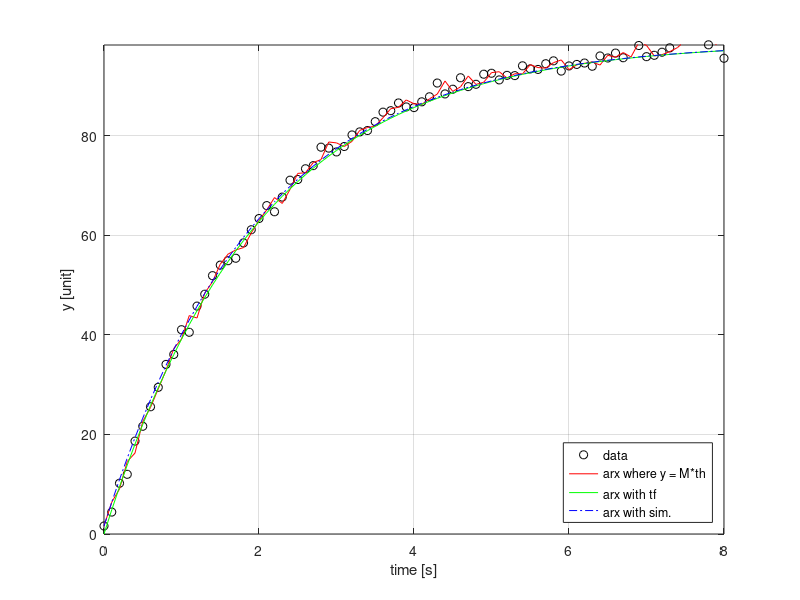

This chart was generated by the following MATLAB code:
%% info
% this is parameter estimation of a TF in the laplace domain
% method: Auto-Regressive model with eXogenous input (ARX)
% A(z) = 1 + a_1*z^(-1) + ... + a_na*z^(-na)        -> eq(1)
% B(z) = 0 + b_1*z^(-nk) + ... + b_nb*z^(-nb-nk+1)  -> eq(2) (nk = input lag)
% y(k) = 1/A(z) * ( B(z)*u(k) + e(k))               -> eq(3)
% theta = [a_1 ... a_na b_1 ... b_nb]'              -> eq(4)
% rewrite eq(3) as: A*y(k) = B(z)*u(k)) + e(k)      -> eq(5)
% now insert eq(1) and eq(2) in eq(5)
%   [1 + a_1*z^(-1) + ... + a_na*z^(-na)] * y(k) = [b_1*z^(-nk) + ... + b_nb*z^(-nb-nk+1)]*u(k)) + e(k)
% y(k) + a_1*y(k-1) + ... + a_na*y(k-na)         = [b_1*u(k-nk) + ... + b_nb*u(k-nb-nk+1)] + e(k)
% y(k) = -a_1*y(k-1) - ... - a_na*y(k-na) + b_1*u(k-nk) + ... + b_nb*u(k-nb-nk+1) + e(k)
% y_hat(k) = -a_1_hat*y(k-1) - ... - a_na_hat*y(k-na) + b_1_hat*u(k-1) + ... + b_nb_hat*u(k-nb)
% [y(N-1)] = [-y(N-2) ... -y(N-na-1) u(N-1)  ... u(N-nb - 1) ]*[a_1 ... a_na b_1 ... b_nb]'
% [y(N)]   = [-y(N-1) ... -y(N-na)   u(N-nk) ... u(N-nb-nk+1)]*[a_1 ... a_na b_1 ... b_nb]'
% Gp_d_arx(z) = tf([b_1 ... b_nb],[1 a_1 ... a_na],Ts);
% note: G(Z) = GN(z)/GD(z) = (z^(-p)*GN(z))/(z^(-p)*GD(z)) = G(z^-1)
% https://www.ni.com/nl-nl/support/documentation/supplemental/06/selecting-a-model-structure-in-the-system-identification-process.html
% https://www.youtube.com/watch?v=JRWjO2oiy3Y

%% clear
clc; clear;

%% create actual model (cont. transfer func.)
K = 100; T = 2; Gp_c = tf(K,[T 1]);
Ts = 0.1; Gp_d = c2d(Gp_c, Ts);
b_true = K*Ts/T; a_true = Ts/T-1; %https://nl.mathworks.com/help/sps/ref/lowpassfilterdiscreteorcontinuous.html

%% create data
t_max = 4*T;
t = (0:Ts:t_max)'; N = length(t);
u = ones(N,1);
y_true = lsim(Gp_c,u,t,0); %y_true = step(Gp_c,t);
y = y_true + 1*randn(N,1)*sqrt(K)*0.1;

%% apply ARX

% create the observation matrix M_arx
na = 1; nb = 1; n_k = 1;
M_arx = zeros(N-max(na,nb+n_k-1),na+nb);
for col_i = 1:size(M_arx,2)
    if col_i<=na
        M_arx(:,col_i) = -y(max(na,nb+n_k-1)+1-col_i:end-col_i,1);
    else
        M_arx(:,col_i) = u(max(na,nb+n_k-1)+1-col_i+na+1-n_k:end-col_i+na+1-n_k,1);
    end
end

% calculate the estimated parameters a and b via least squares
y_arx = y(max(na,nb+n_k-1)+1:end,1);
th_arx = pinv(M_arx'*M_arx)*M_arx'*y_arx;
a_arx = th_arx(1:na); b_arx = th_arx(na+1:na+nb);
y_arx_1 = [y(1:max(na,nb+n_k-1)) ; M_arx * th_arx];
NLL_arx = 0.5*(y_arx-M_arx*th_arx)'*(y_arx-M_arx*th_arx);
COVAR_th = pinv(M_arx'*M_arx)*1/(length(y_arx)-1)*sum((y_arx-M_arx*th_arx).^2);

% get the transfer function and perform a check
Gp_d_arx = tf(b_arx',[1 a_arx'],Ts);
y_arx_2 = lsim(Gp_d_arx,u,t,0);

% check the results via a simulation
y_arx_3 = zeros(N,1);
for ti=1:N
    if ti<=max(na,nb)
        y_arx_3(ti) = y(ti);
    else
        if isempty(b_arx)~=1
            y_arx_3(ti) = -a_arx*y_arx_3(ti-1) + b_arx*1;
        else
            y_arx_3(ti) = -a_arx*y_arx_3(ti-1);
        end
    end
end

%% plot the data
plot(t,y,'o','Color','k'); hold on;
plot(t,y_arx_1,'-','Color','r'); hold on;
plot(t,y_arx_2,'-','Color','g'); hold on;
plot(t,y_arx_3,'-.','Color','b'); hold off;
legend('data','arx where y = M*th','arx with tf','arx with sim.','location','southeast');
xlabel('time [s]'); ylabel('y [unit]')
xlim([0 t(end)]); ylim([0 max(y_true)]); grid on;
hold off;